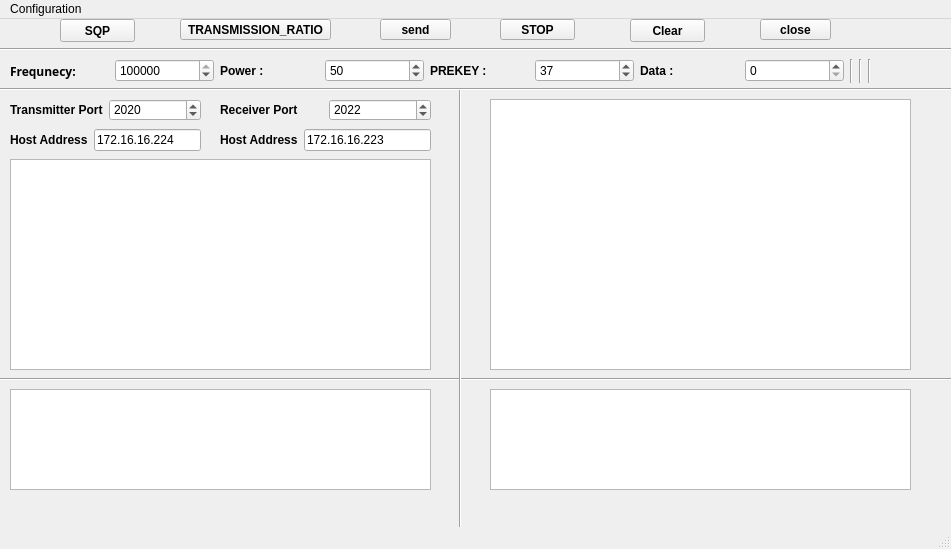
<?xml version="1.0" encoding="UTF-8"?>
<ui version="4.0">
 <class>MainWindow</class>
 <widget class="QMainWindow" name="MainWindow">
  <property name="geometry">
   <rect>
    <x>0</x>
    <y>0</y>
    <width>951</width>
    <height>549</height>
   </rect>
  </property>
  <property name="windowTitle">
   <string>MainWindow</string>
  </property>
  <widget class="QWidget" name="centralwidget">
   <widget class="Line" name="line_20">
    <property name="geometry">
     <rect>
      <x>-30</x>
      <y>350</y>
      <width>1251</width>
      <height>20</height>
     </rect>
    </property>
    <property name="orientation">
     <enum>Qt::Horizontal</enum>
    </property>
   </widget>
   <widget class="QWidget" name="layoutWidget_2">
    <property name="geometry">
     <rect>
      <x>10</x>
      <y>110</y>
      <width>191</width>
      <height>22</height>
     </rect>
    </property>
    <layout class="QHBoxLayout" name="horizontalLayout_36">
     <item>
      <widget class="QLabel" name="label_57">
       <property name="font">
        <font>
         <weight>75</weight>
         <bold>true</bold>
        </font>
       </property>
       <property name="text">
        <string>Host Address</string>
       </property>
      </widget>
     </item>
     <item>
      <widget class="QLineEdit" name="lineEditip_15">
       <property name="text">
        <string>172.16.16.224</string>
       </property>
      </widget>
     </item>
    </layout>
   </widget>
   <widget class="QWidget" name="layoutWidget_3">
    <property name="geometry">
     <rect>
      <x>220</x>
      <y>110</y>
      <width>211</width>
      <height>22</height>
     </rect>
    </property>
    <layout class="QHBoxLayout" name="horizontalLayout_37">
     <item>
      <widget class="QLabel" name="label_58">
       <property name="font">
        <font>
         <weight>75</weight>
         <bold>true</bold>
        </font>
       </property>
       <property name="text">
        <string>Host Address</string>
       </property>
      </widget>
     </item>
     <item>
      <widget class="QLineEdit" name="lineEditip_16">
       <property name="text">
        <string>172.16.16.223</string>
       </property>
      </widget>
     </item>
    </layout>
   </widget>
   <widget class="Line" name="line_2">
    <property name="geometry">
     <rect>
      <x>450</x>
      <y>70</y>
      <width>20</width>
      <height>511</height>
     </rect>
    </property>
    <property name="orientation">
     <enum>Qt::Vertical</enum>
    </property>
   </widget>
   <widget class="Line" name="line_27">
    <property name="geometry">
     <rect>
      <x>-50</x>
      <y>20</y>
      <width>1181</width>
      <height>20</height>
     </rect>
    </property>
    <property name="orientation">
     <enum>Qt::Horizontal</enum>
    </property>
   </widget>
   <widget class="QPlainTextEdit" name="plainTextEdit_2">
    <property name="geometry">
     <rect>
      <x>10</x>
      <y>140</y>
      <width>421</width>
      <height>211</height>
     </rect>
    </property>
    <property name="font">
     <font>
      <weight>75</weight>
      <bold>true</bold>
     </font>
    </property>
   </widget>
   <widget class="Line" name="line_4">
    <property name="geometry">
     <rect>
      <x>-40</x>
      <y>60</y>
      <width>1201</width>
      <height>20</height>
     </rect>
    </property>
    <property name="orientation">
     <enum>Qt::Horizontal</enum>
    </property>
   </widget>
   <widget class="QPlainTextEdit" name="plainTextEdit_4">
    <property name="geometry">
     <rect>
      <x>10</x>
      <y>370</y>
      <width>421</width>
      <height>101</height>
     </rect>
    </property>
    <property name="font">
     <font>
      <weight>75</weight>
      <bold>true</bold>
     </font>
    </property>
   </widget>
   <widget class="QPlainTextEdit" name="plainTextEdit">
    <property name="geometry">
     <rect>
      <x>490</x>
      <y>80</y>
      <width>421</width>
      <height>271</height>
     </rect>
    </property>
    <property name="font">
     <font>
      <weight>75</weight>
      <bold>true</bold>
     </font>
    </property>
   </widget>
   <widget class="QWidget" name="layoutWidget_4">
    <property name="geometry">
     <rect>
      <x>220</x>
      <y>80</y>
      <width>211</width>
      <height>22</height>
     </rect>
    </property>
    <layout class="QHBoxLayout" name="horizontalLayout_38">
     <item>
      <widget class="QLabel" name="label_59">
       <property name="font">
        <font>
         <weight>75</weight>
         <bold>true</bold>
        </font>
       </property>
       <property name="text">
        <string>Receiver Port</string>
       </property>
      </widget>
     </item>
     <item>
      <widget class="QSpinBox" name="spinBox_22">
       <property name="maximum">
        <number>862747474</number>
       </property>
       <property name="value">
        <number>2022</number>
       </property>
      </widget>
     </item>
    </layout>
   </widget>
   <widget class="QPushButton" name="close">
    <property name="geometry">
     <rect>
      <x>760</x>
      <y>0</y>
      <width>71</width>
      <height>21</height>
     </rect>
    </property>
    <property name="font">
     <font>
      <weight>75</weight>
      <bold>true</bold>
     </font>
    </property>
    <property name="text">
     <string>close</string>
    </property>
   </widget>
   <widget class="QWidget" name="layoutWidget">
    <property name="geometry">
     <rect>
      <x>10</x>
      <y>40</y>
      <width>861</width>
      <height>24</height>
     </rect>
    </property>
    <layout class="QHBoxLayout" name="horizontalLayout_39">
     <item>
      <widget class="QLabel" name="label_60">
       <property name="font">
        <font>
         <family>Lucida Sans</family>
         <weight>75</weight>
         <bold>true</bold>
        </font>
       </property>
       <property name="text">
        <string>Frequnecy:</string>
       </property>
      </widget>
     </item>
     <item>
      <widget class="QSpinBox" name="frequence_8">
       <property name="maximum">
        <number>123456789</number>
       </property>
       <property name="value">
        <number>118025</number>
       </property>
      </widget>
     </item>
     <item>
      <widget class="QLabel" name="label_61">
       <property name="font">
        <font>
         <weight>75</weight>
         <bold>true</bold>
        </font>
       </property>
       <property name="text">
        <string>Power :</string>
       </property>
      </widget>
     </item>
     <item>
      <widget class="QSpinBox" name="puissance_8">
       <property name="value">
        <number>50</number>
       </property>
      </widget>
     </item>
     <item>
      <widget class="QLabel" name="label_62">
       <property name="font">
        <font>
         <weight>75</weight>
         <bold>true</bold>
        </font>
       </property>
       <property name="text">
        <string>PREKEY :</string>
       </property>
      </widget>
     </item>
     <item>
      <widget class="QSpinBox" name="prekey_8">
       <property name="minimum">
        <number>0</number>
       </property>
       <property name="stepType">
        <enum>QAbstractSpinBox::DefaultStepType</enum>
       </property>
       <property name="value">
        <number>37</number>
       </property>
      </widget>
     </item>
     <item>
      <widget class="QLabel" name="label_63">
       <property name="font">
        <font>
         <weight>75</weight>
         <bold>true</bold>
        </font>
       </property>
       <property name="text">
        <string>Data :</string>
       </property>
      </widget>
     </item>
     <item>
      <widget class="QSpinBox" name="spinBox_23">
       <property name="minimum">
        <number>0</number>
       </property>
       <property name="maximum">
        <number>1234567896</number>
       </property>
       <property name="stepType">
        <enum>QAbstractSpinBox::DefaultStepType</enum>
       </property>
      </widget>
     </item>
     <item>
      <widget class="Line" name="line_28">
       <property name="orientation">
        <enum>Qt::Vertical</enum>
       </property>
      </widget>
     </item>
     <item>
      <widget class="Line" name="line_29">
       <property name="orientation">
        <enum>Qt::Vertical</enum>
       </property>
      </widget>
     </item>
     <item>
      <widget class="Line" name="line_30">
       <property name="orientation">
        <enum>Qt::Vertical</enum>
       </property>
      </widget>
     </item>
    </layout>
   </widget>
   <widget class="QPushButton" name="sqp">
    <property name="geometry">
     <rect>
      <x>60</x>
      <y>0</y>
      <width>75</width>
      <height>23</height>
     </rect>
    </property>
    <property name="font">
     <font>
      <weight>75</weight>
      <bold>true</bold>
     </font>
    </property>
    <property name="text">
     <string>SQP</string>
    </property>
   </widget>
   <widget class="QPlainTextEdit" name="plainTextEdit_3">
    <property name="geometry">
     <rect>
      <x>490</x>
      <y>370</y>
      <width>421</width>
      <height>101</height>
     </rect>
    </property>
    <property name="font">
     <font>
      <weight>75</weight>
      <bold>true</bold>
     </font>
    </property>
   </widget>
   <widget class="QPushButton" name="send">
    <property name="geometry">
     <rect>
      <x>380</x>
      <y>0</y>
      <width>71</width>
      <height>21</height>
     </rect>
    </property>
    <property name="font">
     <font>
      <weight>75</weight>
      <bold>true</bold>
     </font>
    </property>
    <property name="text">
     <string>send</string>
    </property>
   </widget>
   <widget class="QWidget" name="layoutWidget_5">
    <property name="geometry">
     <rect>
      <x>10</x>
      <y>80</y>
      <width>191</width>
      <height>22</height>
     </rect>
    </property>
    <layout class="QHBoxLayout" name="horizontalLayout_40">
     <item>
      <widget class="QLabel" name="label_64">
       <property name="font">
        <font>
         <weight>75</weight>
         <bold>true</bold>
        </font>
       </property>
       <property name="text">
        <string>Transmitter Port</string>
       </property>
      </widget>
     </item>
     <item>
      <widget class="QSpinBox" name="spinBox_24">
       <property name="maximum">
        <number>862747474</number>
       </property>
       <property name="value">
        <number>2020</number>
       </property>
      </widget>
     </item>
    </layout>
   </widget>
   <widget class="QPushButton" name="clear">
    <property name="geometry">
     <rect>
      <x>630</x>
      <y>0</y>
      <width>75</width>
      <height>23</height>
     </rect>
    </property>
    <property name="font">
     <font>
      <weight>75</weight>
      <bold>true</bold>
     </font>
    </property>
    <property name="text">
     <string>Clear</string>
    </property>
   </widget>
   <widget class="QPushButton" name="TRANSMISSION_RATIO">
    <property name="geometry">
     <rect>
      <x>180</x>
      <y>0</y>
      <width>151</width>
      <height>21</height>
     </rect>
    </property>
    <property name="font">
     <font>
      <weight>75</weight>
      <bold>true</bold>
     </font>
    </property>
    <property name="text">
     <string>TRANSMISSION_RATIO</string>
    </property>
   </widget>
   <widget class="QPushButton" name="STOP">
    <property name="geometry">
     <rect>
      <x>500</x>
      <y>0</y>
      <width>75</width>
      <height>21</height>
     </rect>
    </property>
    <property name="font">
     <font>
      <weight>75</weight>
      <bold>true</bold>
     </font>
    </property>
    <property name="text">
     <string>STOP</string>
    </property>
   </widget>
  </widget>
  <widget class="QMenuBar" name="menubar">
   <property name="geometry">
    <rect>
     <x>0</x>
     <y>0</y>
     <width>951</width>
     <height>21</height>
    </rect>
   </property>
   <widget class="QMenu" name="menuConfiguration">
    <property name="title">
     <string>Configuration </string>
    </property>
    <widget class="QMenu" name="menuTransmitter">
     <property name="title">
      <string>Transmitter</string>
     </property>
     <addaction name="actionPARAM_REQ"/>
     <addaction name="actionUNIT_DATA_REQ"/>
     <addaction name="actionPWR_SET_REQ"/>
     <addaction name="actionMODE_SET_REQ"/>
     <addaction name="actionPURGE_RQ"/>
    </widget>
    <widget class="QMenu" name="menuReceiver">
     <property name="title">
      <string>Receiver</string>
     </property>
     <addaction name="actionPARAM_REQ_2"/>
     <addaction name="actionMODE_SET_REQ_2"/>
    </widget>
    <addaction name="menuTransmitter"/>
    <addaction name="menuReceiver"/>
    <addaction name="actionVersion"/>
   </widget>
   <addaction name="menuConfiguration"/>
  </widget>
  <widget class="QStatusBar" name="statusbar"/>
  <action name="actionPARAM_REQ">
   <property name="text">
    <string>PARAM_REQ</string>
   </property>
  </action>
  <action name="actionPARAM_REQ_2">
   <property name="text">
    <string>PARAM_REQ</string>
   </property>
  </action>
  <action name="actionUNIT_DATA_REQ">
   <property name="text">
    <string>UNIT_DATA_REQ</string>
   </property>
  </action>
  <action name="actionPWR_SET_REQ">
   <property name="text">
    <string>PWR_SET_REQ</string>
   </property>
  </action>
  <action name="actionMODE_SET_REQ">
   <property name="text">
    <string>MODE_SET_REQ</string>
   </property>
  </action>
  <action name="actionPURGE_RQ">
   <property name="text">
    <string>PURGE_RQ</string>
   </property>
  </action>
  <action name="actionMODE_SET_REQ_2">
   <property name="text">
    <string>MODE_SET_REQ</string>
   </property>
  </action>
  <action name="actionVersion">
   <property name="text">
    <string>Version</string>
   </property>
  </action>
 </widget>
 <resources/>
 <connections/>
</ui>
